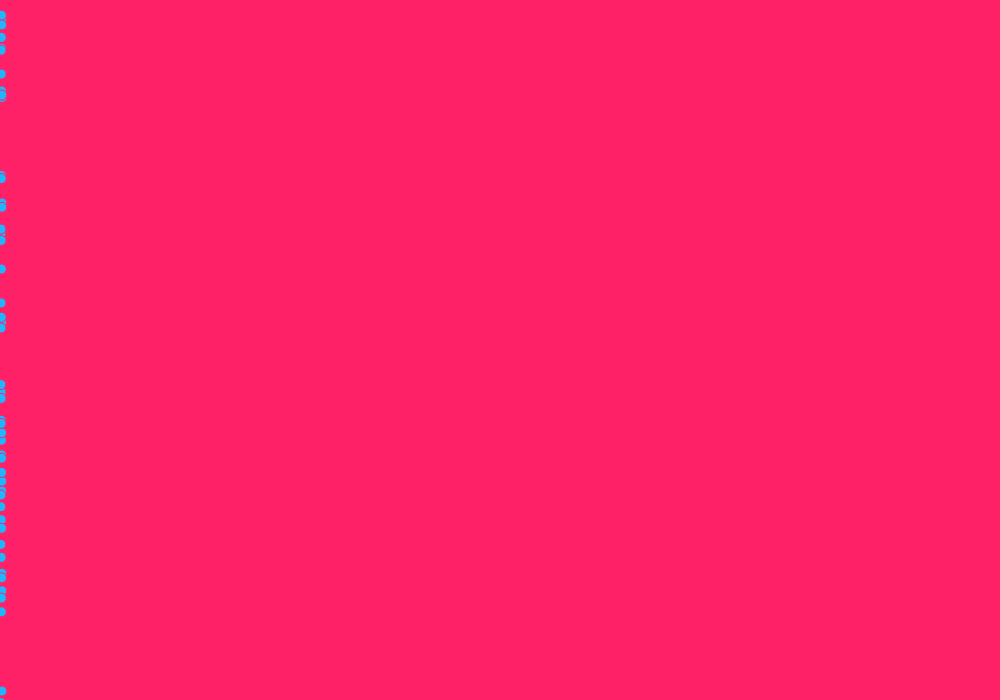
Frame 1 (no input)
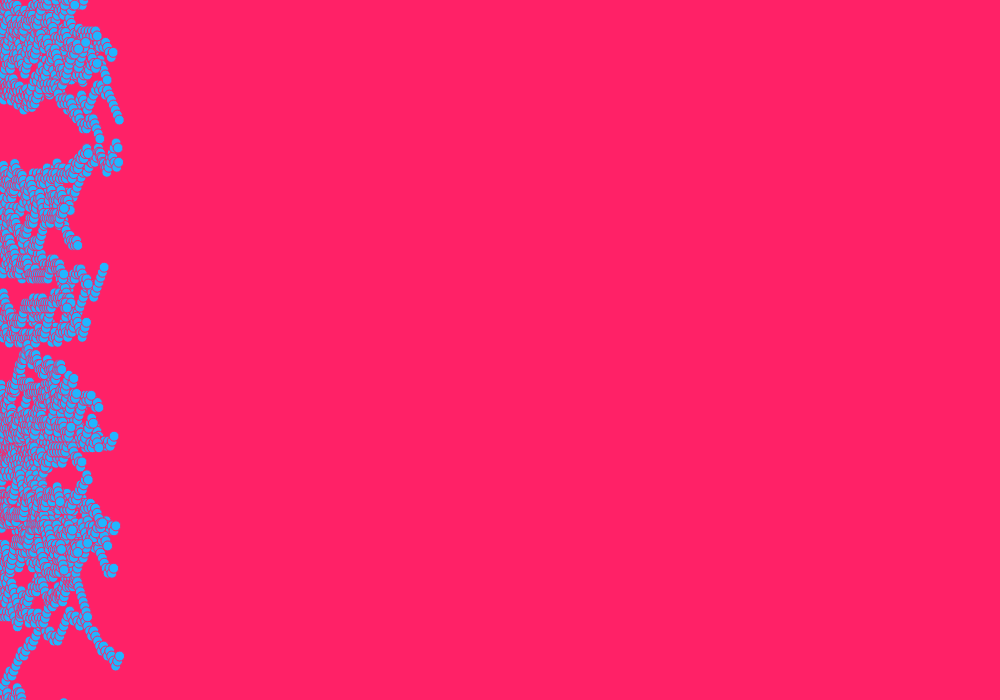
Frame 60 (no input)
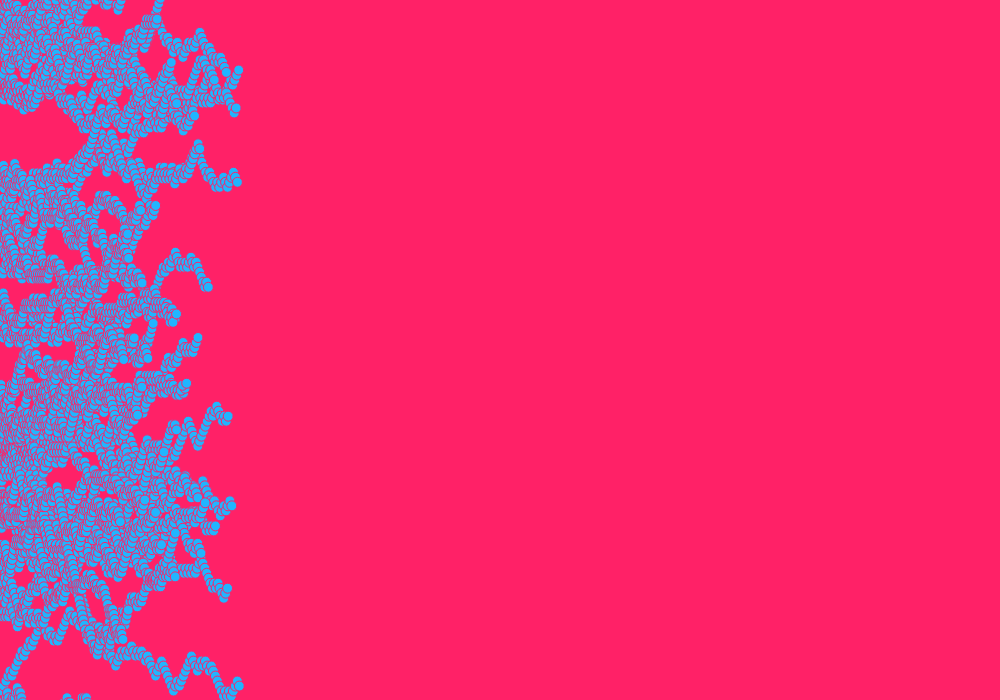
Frame 120 (the mouse pressed at the canvas centre since frame 60)

The p5.js sketch that drew these frames (run headless with seeded random() and noise() and a simulated clock; from frame 60 on, the mouse is pressed at the canvas centre):

// p5.js sketch
// ── sketch.js
var particles = [];

function setup(){
  createCanvas(1000, 700);
  background(255, 33, 103);
  stroke(255, 33, 103);

  for(var i = 0; i < 50; i++) {
    var x = 0
    var y = random(height);
    var d = 10;
    particles[i] = new Particle(x, y, d);
  }

}

function draw() {
  for(var i = 0; i < particles.length; i++) {
    particles[i].move();
    particles[i].display();
  }
}

function Particle(tempX, tempY, tempDiameter){
  this.x = tempX;
  this.y = tempY;
  this.diameter = tempDiameter;
  this.speed = random(1,2);

  this.move = function() {
    let wiggles1 = [-5, 5];
    let wiggle = random(wiggles1);
    this.y += wiggle;

    this.x += this.speed

  };

  this.display = function() {
    fill(33, 181, 255);
    ellipse(this.x, this.y, this.diameter);
  };

}
